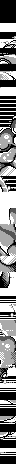

Below is a game level as drawn by its tile map, then a one-line description and the .tmx file that defines it, in full:
An orthogonal 2x58 tile map with 8x8 px tiles, 1 tile layer (metatiles).

<map height="58" orientation="orthogonal" renderorder="right-down" tileheight="8" tilewidth="8" width="2">
	<tileset firstgid="1" tilewidth="8" tileheight="8">
		<image source="../../../gfx/tilesets/gfx_056_5960.png" />
	</tileset>
	<layer height="58" id="1" name="metatiles" width="2">
		<data encoding="csv">
2, 2,
2, 2,
3, 3,
4, 4,
3, 6,
5, 7,
8, 10,
9, 11,
12, 14,
13, 15,
16, 3,
4, 4,
17, 17,
17, 17,
17, 18,
17, 19,
20, 22,
21, 23,
24, 26,
25, 27,
28, 30,
29, 31,
32, 17,
33, 34,
4, 4,
4, 4,
4, 35,
4, 36,
37, 39,
38, 40,
41, 43,
42, 44,
45, 47,
46, 48,
49, 51,
50, 52,
4, 4,
53, 53,
4, 54,
53, 55,
56, 58,
57, 59,
60, 62,
61, 63,
64, 66,
65, 67,
68, 4,
69, 70,
71, 71,
2, 2,
72, 73,
2, 2,
74, 75,
2, 2,
76, 77,
2, 2,
78, 71,
2, 2</data>
	</layer>
</map>
